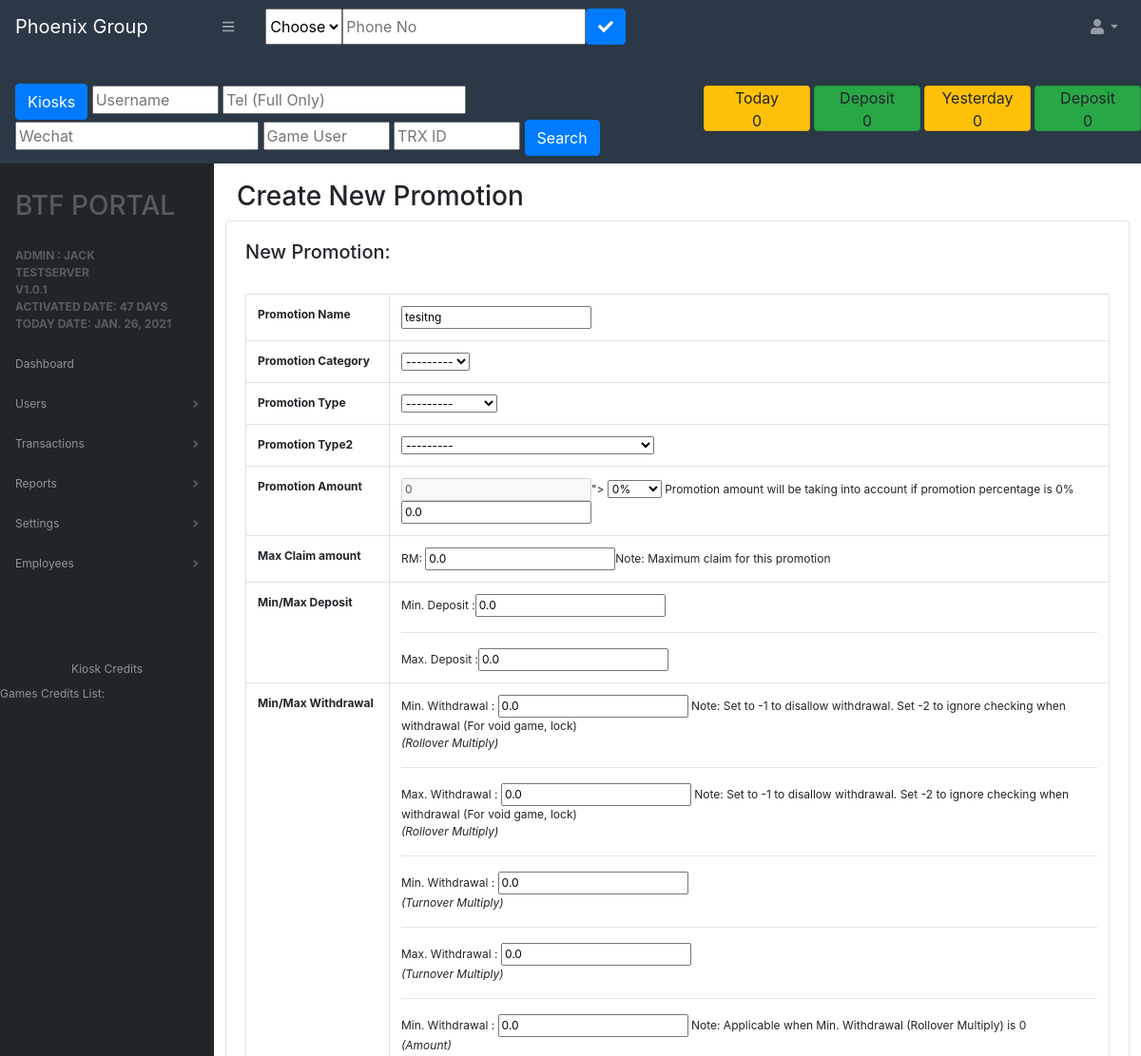
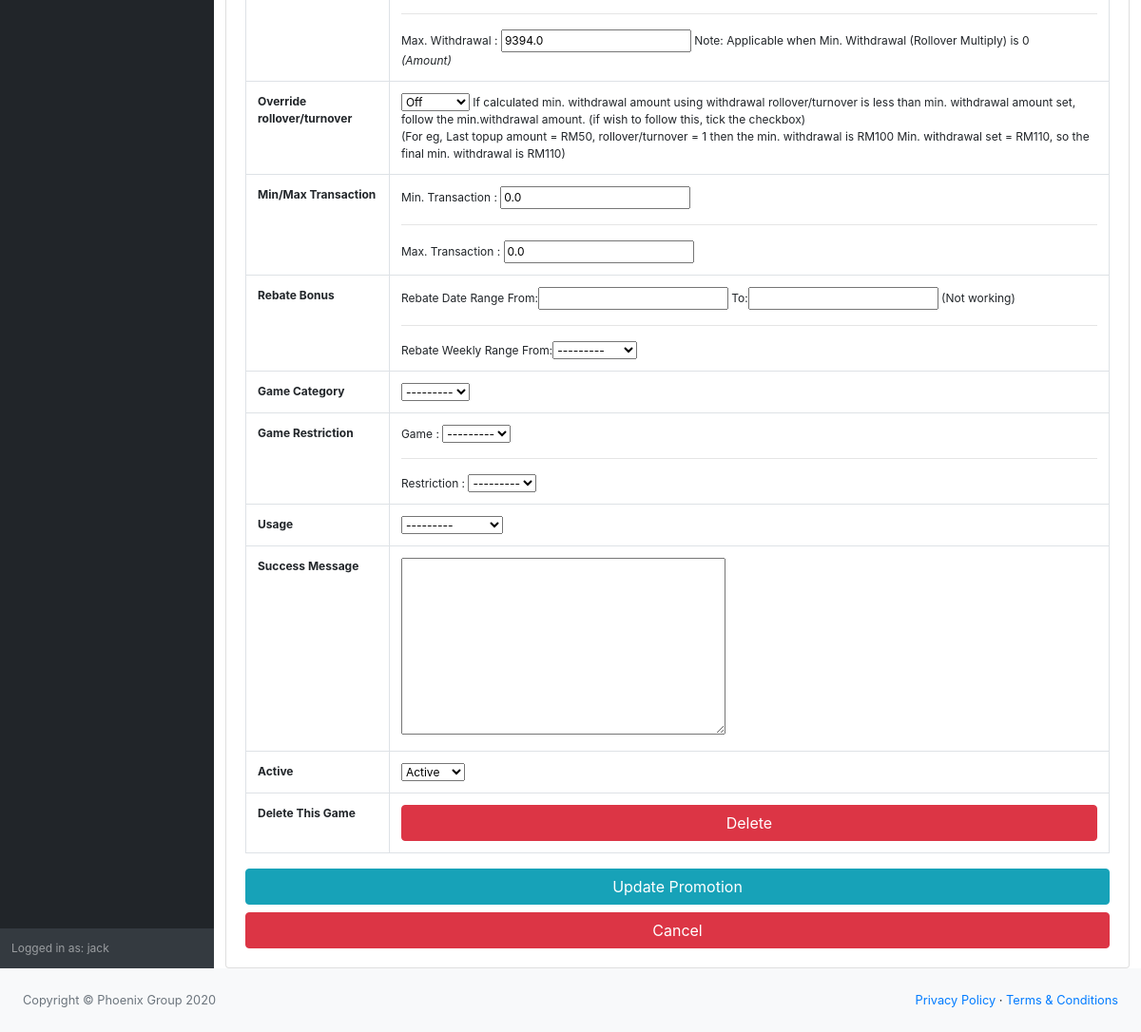
Screenshot of /editPromotion/1/ (signed in) with the database file from the repository (2 pictures, top to bottom).
### accounts/models.py (models this page shows, shortened)
class Promotion(models.Model):	#add_game
	CATEGORY = {
		('Slot','Slot'),
		('Casino','Casino'),
		('Sports','Sports'),
		('Fish','Fish'),
		('7/11','7/11'),
	}
	MAIN =	(
		('Main','Main'),
	)
	STATUS =	(
		('Active','Active'),
		('Inactive','Inactive'),
	)
	ONOFF =	(
		('On','On'),
		('Off','Off'),
	)
	DAY =	(
		('Monday','Monday'),
		('Tuesday','Tuesday'),
		('Wednesday','Wednesday'),
		('Thursday','Thursday'),
		('Friday','Friday'),
		('Saturday','Saturday'),
		('Sunday','Sunday'),
	)
	USAGE = {
		('Daily','Daily'),
		('Weekly','Weekly'),
		('Monthly','Monthly'),
		('Yearly','Yearly'),
		('One Time Only','One Time Only'),
		('Unlimited','Unlimited'),
		('Twice a Day','Twice a Day'),
		('Thrice a Day','Thrice a Day'),
	}
	PROMO_TYPE1 = {
		('Promo','Promo'),
		('Free Credit','Free Credit'),
		('Recommend','Recommend'),
		('Void Credit','Void Credit'),
		('Borrow Credit','Borrow Credit'),
		('Lock Credit','Lock Credit'),
		('Withdrawal','Withdrawal'),
	}
	PROMO_TYPE2 = {
		('Rebate Bonus','Rebate Bonus'),
		('No Bonus','No Bonus'),
		('No Bonus Topup','No Bonus (Below Minimum Topup Amount)'),
		('Ticket','Ticket'), #By accumulate    By per ticket
	}
	TICKET_TAG =	(
		('Accumulate','By Accumulate'),
		('Ticket','By Per Ticket'),
	)
	name                    = models.CharField(max_length=254, null=False,blank=False)
	category                = models.CharField(max_length=200, null=True, blank=True,choices=MAIN)
	tag1                    = models.CharField(max_length=200, null=True, blank=True,choices=PROMO_TYPE1)
	tag2                    = models.CharField(max_length=200, null=True, blank=True,choices=PROMO_TYPE2)
	ticket_tag              = models.CharField(max_length=200, null=True, blank=True,choices=TICKET_TAG)
	amount_percentage       = models.IntegerField(default=0)
	amount                  = models.FloatField(default=0.00)
	max_claim_amount        = models.FloatField(default=0.00)
	min_transaction_amount  = models.FloatField(default=0.00)
	max_transaction_amount  = models.FloatField(default=0.00)
	min_deposit_amount      = models.FloatField(default=0.00)
	max_deposit_amount      = models.FloatField(default=0.00)
	min_withdrawal_rollover = models.FloatField(default=0.00)
	max_withdrawal_rollover = models.FloatField(default=0.00)
	min_withdrawal_turnover = models.FloatField(default=0.00)
	max_withdrawal_turnover = models.FloatField(default=0.00)
	min_withdrawal_amount   = models.FloatField(default=0.00)
	max_withdrawal_amount   = models.FloatField(default=0.00)
	override                = models.CharField(default="Off", max_length=200, null=True, blank=True,choices=ONOFF)
	rebate_date_from        = models.CharField(max_length=254, null=True, blank=True)
	rebate_date_to          = models.CharField(max_length=254, null=True, blank=True)
	rebate_day              = models.CharField(default="Off", max_length=200, null=True, blank=True,choices=DAY)
	game_category           = models.CharField(max_length=200, null=True, blank=True,choices=CATEGORY)
	restriction_category    = models.CharField(max_length=200, null=True, blank=True,choices=CATEGORY)
	restriction_game        = models.ForeignKey(Game, null=True, blank=True, on_delete=models.SET_NULL)
	usage                   = models.CharField(max_length=200, null=True, blank=True,choices=USAGE)
	message                 = models.TextField(max_length=254, null=True, blank=True)
	status                  = models.CharField(max_length=200, null=True, choices=STATUS,default='Active')\
	date_created = models.DateTimeField(auto_now_add=True)
	date_updated = models.DateTimeField(auto_now=True)

### accounts/views.py (the view)
# urls.py: path('editPromotion/<str:pk>/', views.editPromotion, name='edit_promotion'),
@login_required(login_url='login')
def editPromotion(request,pk):
	promotion = Promotion.objects.get(id=pk)
	form       = CreatePromotionForm(instance=promotion)
	if request.method == "POST":
		form = CreatePromotionForm(request.POST or None, instance=promotion)
		if form.is_valid():
			form.save()
			return manage_promotion(request)
	context = {'form':form, 'promotion':promotion}
	return render(request, 'accounts/forms/form_promotion_profile.html',  context)

### accounts/forms.py
class CreatePromotionForm(ModelForm):
	class Meta:
		model = Promotion
		fields 	= ['name','category','tag1','tag2','ticket_tag',
		'amount_percentage','amount','max_claim_amount',
		'min_deposit_amount','max_deposit_amount',
		'min_withdrawal_rollover','max_withdrawal_rollover','min_withdrawal_turnover','max_withdrawal_turnover',
		'min_withdrawal_amount','max_withdrawal_amount','override',
		'min_transaction_amount','max_transaction_amount',
		'rebate_date_from','rebate_date_to','rebate_day',
		'game_category','restriction_category','restriction_game','usage',
		'message','status',
		]

### accounts/views.py (called while the page is built)
def activeDate_on_all_page(request): # show activate dated
	hostname 		  = request.get_host()
	timeNow_side      = datetime.now().date()
	present           = datetime.now()
	future            = datetime(2020, 9, 24)
	active_date		  = datetime.now() - datetime(2020, 9, 24)
	active_date1	  = datetime.now() - datetime(2020, 12, 10)
	active_date2	  = datetime.now() - datetime(2020, 9, 24)
	active_date3	  = datetime.now() - datetime(2020, 9, 24)
	return {'active_date': active_date,
	'active_date1': active_date1,
	'active_date2': active_date2,
	'active_date3': active_date3,
	'timeNow_side':timeNow_side,"hostname":hostname}

def referral_on_all_pages(request):
    return {'referrals': Referral.objects.all().order_by("id")}

def bank_on_all_pages(request):
    return {'banks': Bank.objects.all().order_by("id")}

def game_on_all_pages(request):
    return {'games': Game.objects.all().order_by("id")}

### accounts/templates/accounts/forms/form_promotion_profile.html (shortened to what this page needs)
{% extends 'accounts/main.html' %} {% load static %}{% block content %}
<br>
<h3>Create New Promotion</h3>
<div class="row">
    <div class="">
        <div class="card card-body">
            <h5>New Promotion:</h5>
            <form action="" method="POST" enctype='multipart/form-data'>
                <table class="table table-bordered mt-4 ">
                    <tbody>
                        <tr>
                            <th>Promotion Name</th>
                            <td>{{form.name}}</td>
                        </tr>
                        <tr>
                            <th>Promotion Category</th>
                            <td>{{form.category}}</td>
                        </tr>
                        <tr>
                            <th>Promotion Type</th>
                            <td>{{form.tag1}}</td>
                        </tr>
                        <tr>
                            <th>Promotion Type2</th>
                            <td>{{form.tag2}}</td>
                        </tr>
                        <tr>
                            <th>Promotion Amount</th>
                            <td>
                                <input disabled type="text" placeholder="{{form.amount_percentage}}">
                                <select name="amount_percentage">
                                    <option value="0"> 0% </option>
                                </select> Promotion amount will be taking into account if promotion percentage is 0%
                                <br> {{form.amount}}
                            </td>
                        </tr>
                        <tr>
                            <th>Max Claim amount</th>
                            <td>RM: {{form.max_claim_amount}}Note: Maximum claim for this promotion</td>
                        </tr>
                        <tr>
                            <th>Min/Max Deposit</th>
                            <td>
                                Min. Deposit :{{form.min_deposit_amount}}
                                <hr> Max. Deposit :{{form.max_deposit_amount}}
                            </td>
                        </tr>
                        <tr>
                            <th>Min/Max Withdrawal</th>
                            <td>
                                Min. Withdrawal : {{form.min_withdrawal_rollover}} Note: Set to -1 to disallow withdrawal. Set -2 to ignore checking when withdrawal (For void game, lock)
                                <br><i>(Rollover Multiply)</i>
                                <hr> Max. Withdrawal : {{form.max_withdrawal_rollover}} Note: Set to -1 to disallow withdrawal. Set -2 to ignore checking when withdrawal (For void game, lock)
                                <br><i>(Rollover Multiply)</i>
                                <hr> Min. Withdrawal : {{form.min_withdrawal_turnover}}
                                <br><i>(Turnover Multiply)</i>
                                <hr> Max. Withdrawal : {{form.max_withdrawal_turnover}}
                                <br><i>(Turnover Multiply)</i>
                                <hr> Min. Withdrawal : {{form.min_withdrawal_amount}} Note: Applicable when Min. Withdrawal (Rollover Multiply) is 0
                                <br><i>(Amount)</i>
                                <hr> Max. Withdrawal : {{form.max_withdrawal_amount}} Note: Applicable when Min. Withdrawal (Rollover Multiply) is 0
                                <br><i>(Amount)</i>
                            </td>
                        </tr>
                        <tr>
                            <th>Override rollover/turnover</th>
                            <td>{{form.override}} If calculated min. withdrawal amount using withdrawal rollover/turnover is less than min. withdrawal amount set, follow the min.withdrawal amount. (if wish to follow this, tick the checkbox)
                                <br> (For eg, Last topup amount = RM50, rollover/turnover = 1 then the min. withdrawal is RM100 Min. withdrawal set = RM110, so the final min. withdrawal is RM110)
                            </td>
                        </tr>
                        <tr>
                            <th>Min/Max Transaction</th>
                            <td>
                                Min. Transaction : {{form.min_transaction_amount}}
                                <hr> Max. Transaction : {{form.max_transaction_amount}}
                            </td>
                        </tr>
                        <tr>
                            <th>Rebate Bonus</th>
                            <td>
                                Rebate Date Range From:{{form.rebate_date_from}} To:{{form.rebate_date_to}} (Not working)
                                <hr> Rebate Weekly Range From:{{form.rebate_day}}
                            </td>
                        </tr>
                        <tr>
                            <th>Game Category</th>
                            <td>{{form.game_category}}</td>
                        </tr>
                        <tr>
                            <th>Game Restriction</th>
                            <td>
                                Game : {{form.restriction_game}}
                                <hr> Restriction : {{form.restriction_category}}
                            </td>
                        </tr>
                        <tr>
                            <th>Usage</th>
                            <td>{{form.usage}}</td>
                        </tr>
                        <tr>
                            <th>Success Message</th>
                            <td>{{form.message}}</td>
                        </tr>
                        <tr>
                            <th>Active</th>
                            <td>{{form.status}}</td>
                        </tr>
                        <tr>
                            <th>Delete This Game</th>
                            <td><a class="btn btn-block btn-danger" href="{% url 'delete_promotion' promotion.id %}"> Delete </a></td>
                        </tr>
                    </tbody>
                </table>
                <input class="btn btn-block btn-info" type="submit" name="Submit" value="Update Promotion">
                <a class="btn btn-block btn-danger" href="{% url 'manage_promotion' %}"> Cancel </a>
            </form>
        </div>
    </div>
</div>
{% endblock content %}

### accounts/templates/accounts/navbar/sidebar.html (shortened to what this page needs)
<div id="layoutSidenav" style="font-size: 12px;">
    <div id="layoutSidenav_nav">
        <nav class="sb-sidenav accordion sb-sidenav-dark" id="sidenavAccordion">
            <div class="sb-sidenav-menu">
                <div class="nav">
                    <div class="sb-sidenav-menu-heading">
                        <h3>BTF Portal</h3><br>Admin : {{request.user}}
                        <br> {{hostname}}
                        <br> V1.0.1
                        <br> Activated Date: {{active_date1.days}} Days
                        <br> Today Date: {{timeNow_side}}
                    </div>
                    <a class="nav-link" href="{% url 'home' %}">
                        Dashboard
                    </a>
                    <a class="nav-link collapsed" href="#" data-toggle="collapse" data-target="#collapseLayouts" aria-expanded="false" aria-controls="collapseLayouts">
                        Users
                        <div class="sb-sidenav-collapse-arrow"><i class="fas fa-angle-down"></i></div>
                    </a>
                    <a class="nav-link collapsed" href="#" data-toggle="collapse" data-target="#collapsePages" aria-expanded="false" aria-controls="collapsePages">
                        Transactions
                        <div class="sb-sidenav-collapse-arrow"><i class="fas fa-angle-down"></i></div>
                    </a>
                    <a class="nav-link collapsed" href="#" data-toggle="collapse" data-target="#collapsePages1" aria-expanded="false" aria-controls="collapsePages1">
                        Reports
                        <div class="sb-sidenav-collapse-arrow"><i class="fas fa-angle-down"></i></div>
                    </a>
                    <a class="nav-link collapsed" href="#" data-toggle="collapse" data-target="#collapsePages2" aria-expanded="false" aria-controls="collapsePages2">
                        Settings
                        <div class="sb-sidenav-collapse-arrow"><i class="fas fa-angle-down"></i></div>
                    </a>
                    <a class="nav-link collapsed" href="#" data-toggle="collapse" data-target="#collapsePages3" aria-expanded="false" aria-controls="collapsePages3">
                        Employees
                        <div class="sb-sidenav-collapse-arrow"><i class="fas fa-angle-down"></i></div>
                    </a>
                    <div class="collapse" id="collapsePages3" aria-labelledby="headingOne" data-parent="#sidenavAccordion">
                        <nav class="sb-sidenav-menu-nested nav">
                            <a class="nav-link" href="{% url 'action_logs' %}">Action Logs
                        </nav>
                    </div>
                </div>
                <hr>
                <a class=" nav-link text-center" href="#">
                        Kiosk Credits
                    </a> Games Credits List:
                    </div>
                    <div class="sb-sidenav-footer">
                        <div>Logged in as: {{request.user}}</div>
                    </div>
                    </nav>
                </div>

### static/css/main.css (style rules this page uses)
body { background-color: #ebeff5; }

### rows the page displays
Promotion: name "tesitng", category "---------", tag1 "---------", tag2 "---------", amount "0.0", max_claim_amount "0.0", min_deposit_amount "0.0", max_deposit_amount "0.0", min_withdrawal_rollover "0.0", max_withdrawal_rollover "0.0", min_withdrawal_turnover "0.0", max_withdrawal_turnover "0.0", min_withdrawal_amount "0.0", max_withdrawal_amount "9394.0", override "Off", min_transaction_amount "0.0", max_transaction_amount "0.0", rebate_day "---------", game_category "---------", restriction_game "---------", restriction_category "---------", usage "---------", status "Active"

### other values shown
{{ todays_customer }} "0"
{{ todays_deposit }} "0"
{{ yesterdays_customer }} "0"
{{ yesterdays_deposit }} "0"
{{ request.user }} "JACK"
{{ hostname }} "TESTSERVER"
{{ active_date1.days }} "47"
{{ request.user }} "jack"
